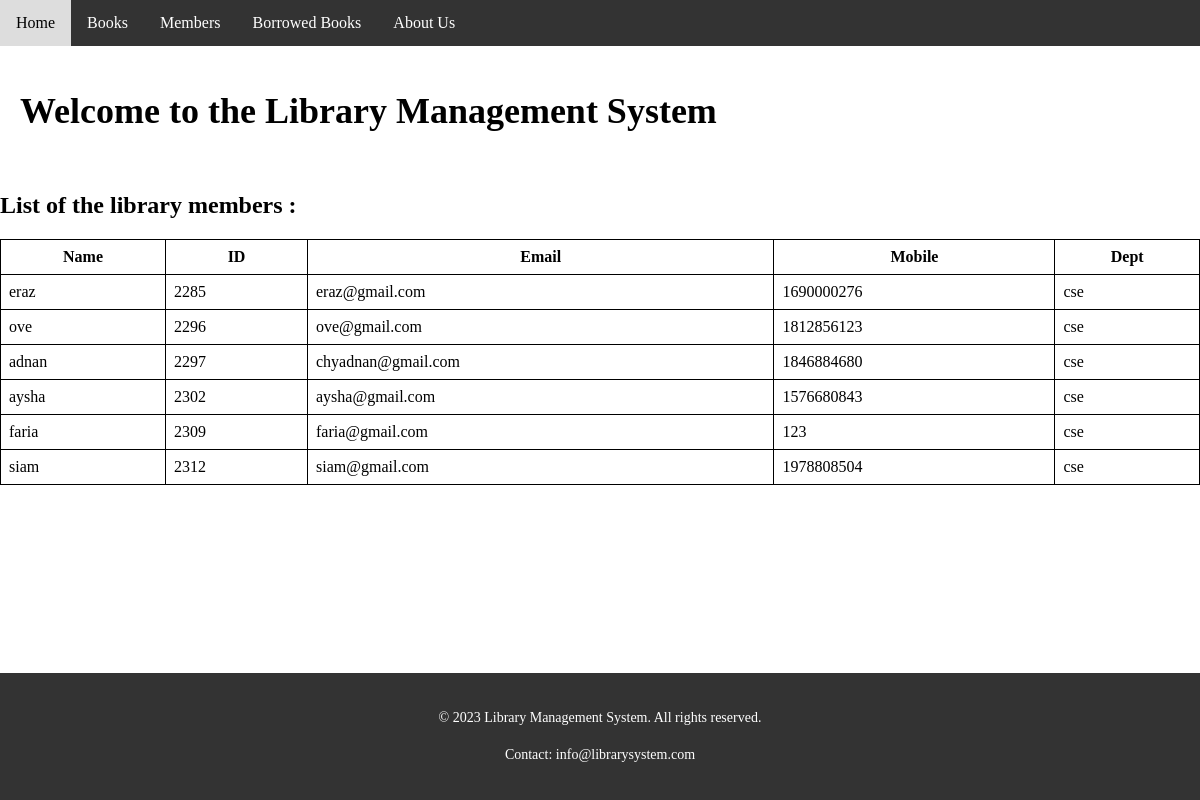
The page /admin/members_list.php on the database its author committed.
### tables this page shows
CREATE TABLE `member` (
  `name` varchar(50) NOT NULL,
  `id` int(15) NOT NULL,
  `email` varchar(20) DEFAULT NULL,
  `mobile` int(11) NOT NULL,
  `dept` char(30) DEFAULT NULL,
  `passwords` varchar(15) NOT NULL
);

### admin/members_list.php (the view, shortened to what this page needs)
<?php
include ("connection.php");
include ("headerSection.php");
?>
<!DOCTYPE html>
<html lang="en">
<head>
</head>
<body>
    <h2>List of the library members :</h2>
<div>
<div>
    <?php
    $selection = mysqli_query($link, "SELECT * FROM member");
    echo "<table style='border-collapse: collapse; width: 100%;'>";
    echo "<tr>";
    echo "<th style='border: 1px solid #000; padding: 8px;'>Name</th>";
    echo "<th style='border: 1px solid #000; padding: 8px;'>ID</th>";
    echo "<th style='border: 1px solid #000; padding: 8px;'>Email</th>";
    echo "<th style='border: 1px solid #000; padding: 8px;'>Mobile</th>";
    echo "<th style='border: 1px solid #000; padding: 8px;'>Dept</th>";
    echo "</tr>";
    while ($row = mysqli_fetch_array($selection)) {
        echo "<tr>";
        echo "<td style='border: 1px solid #000; padding: 8px;'>" . $row["name"] . "</td>";
        echo "<td style='border: 1px solid #000; padding: 8px;'>" . $row["id"] . "</td>";
        echo "<td style='border: 1px solid #000; padding: 8px;'>" . $row["email"] . "</td>";
        echo "<td style='border: 1px solid #000; padding: 8px;'>" . $row["mobile"] . "</td>";
        echo "<td style='border: 1px solid #000; padding: 8px;'>" . $row["dept"] . "</td>";
        echo "</tr>";
    }
    echo "</table>";
    ?>
</div>
</div>
<?php
include ("FooterSection.php");
?>
</body>
</html>

### admin/headerSection.php (style rules this page uses)
body, ul, li { margin: 0; padding: 0; list-style: none; }

### rows shown on the page
member: name "eraz", id "2285", email "eraz@gmail.com", mobile "1690000276", dept "cse"
member: name "ove", id "2296", email "ove@gmail.com", mobile "1812856123", dept "cse"
member: name "adnan", id "2297", email "chyadnan@gmail.com", mobile "1846884680", dept "cse"
member: name "aysha", id "2302", email "aysha@gmail.com", mobile "1576680843", dept "cse"
member: name "faria", id "2309", email "faria@gmail.com", mobile "123", dept "cse"
member: name "siam", id "2312", email "siam@gmail.com", mobile "1978808504", dept "cse"
